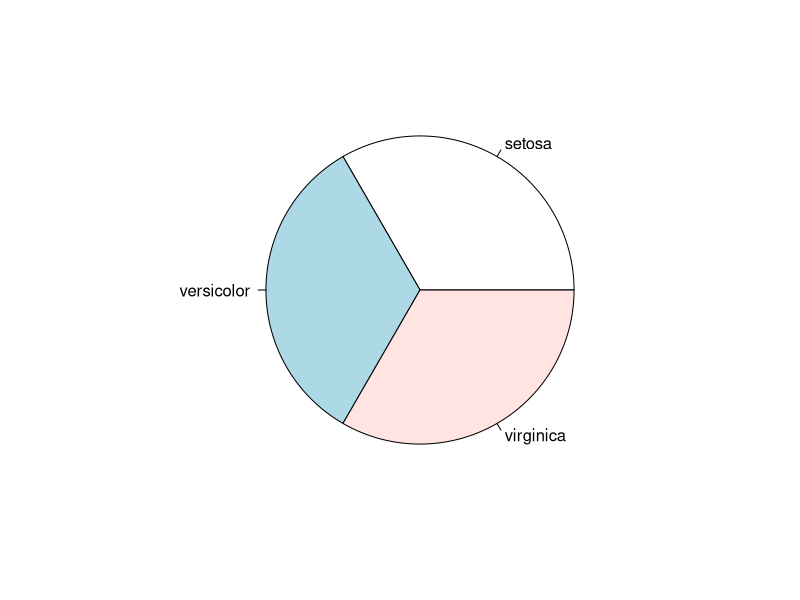
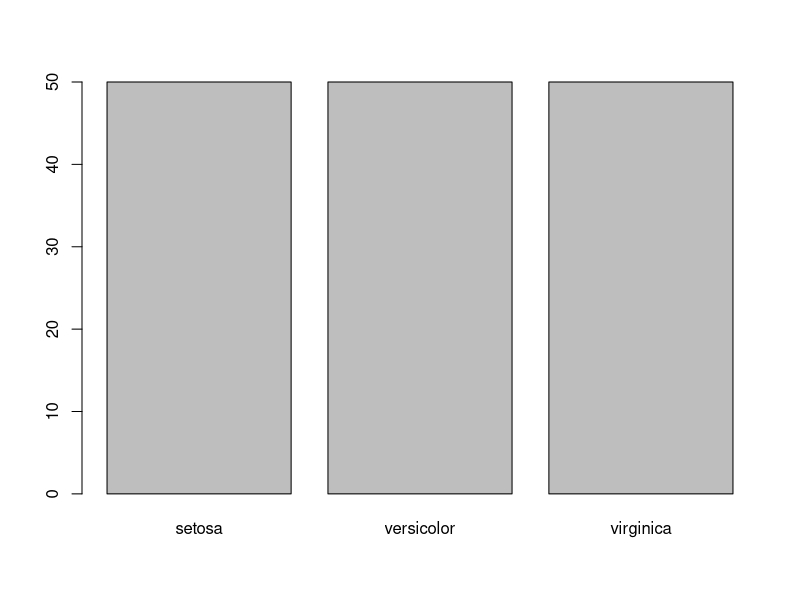
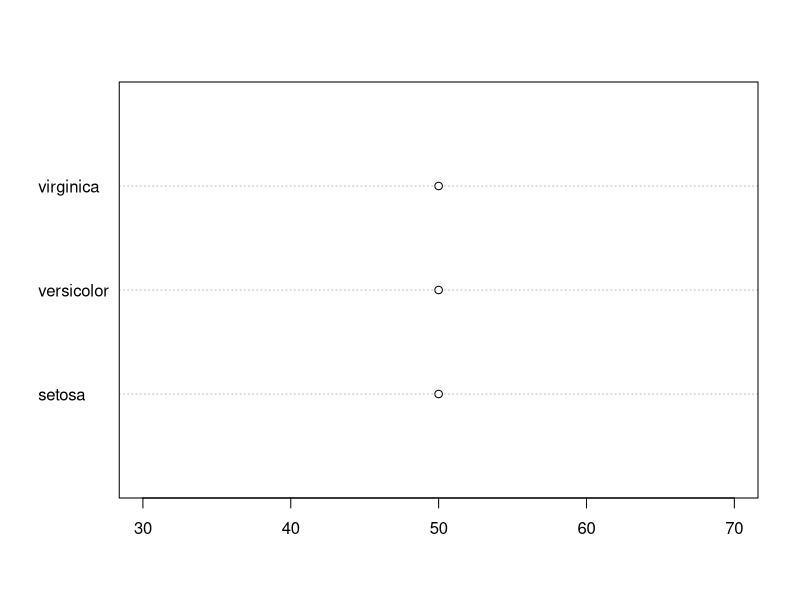
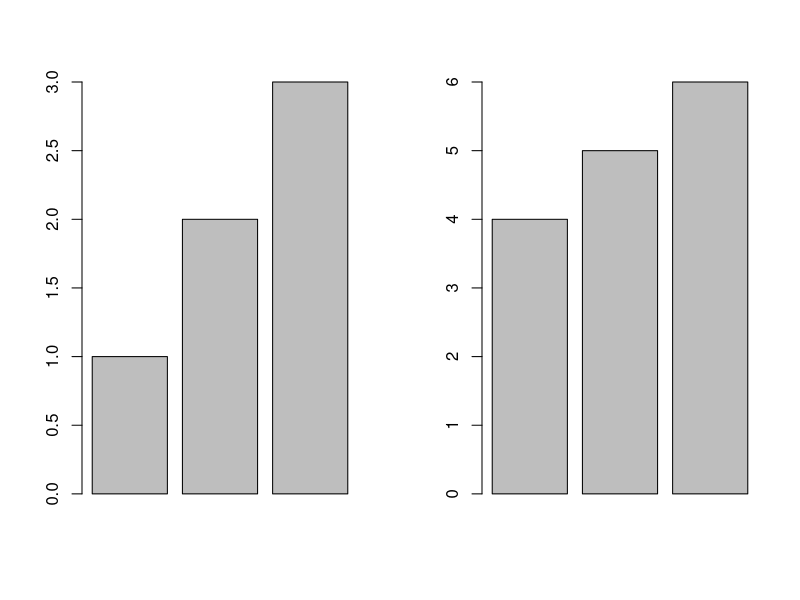
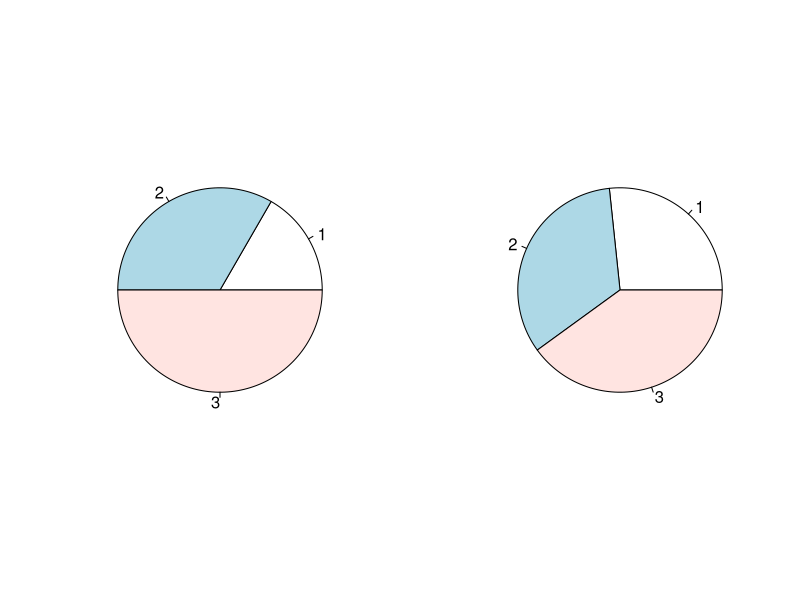
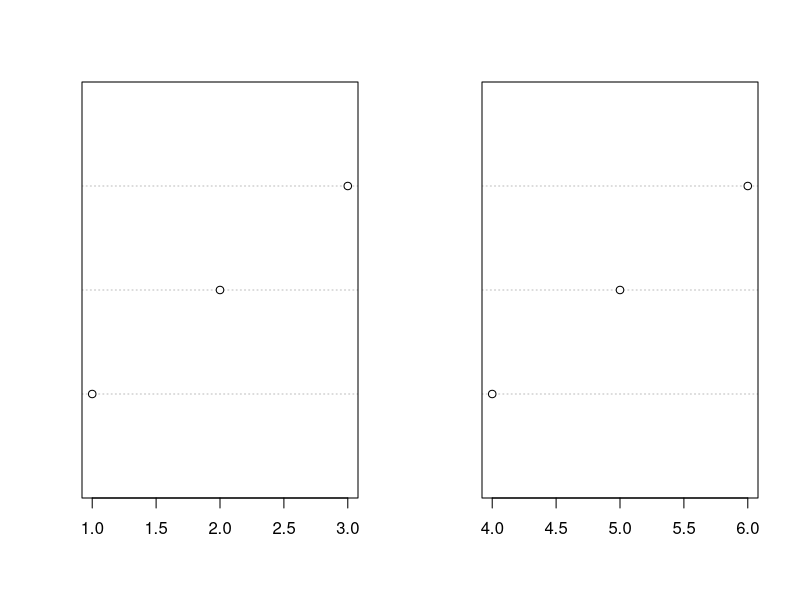
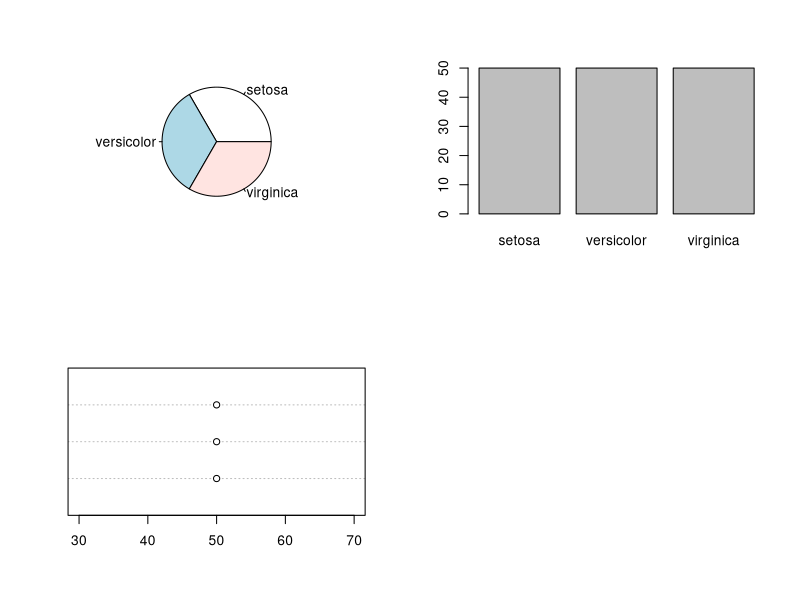
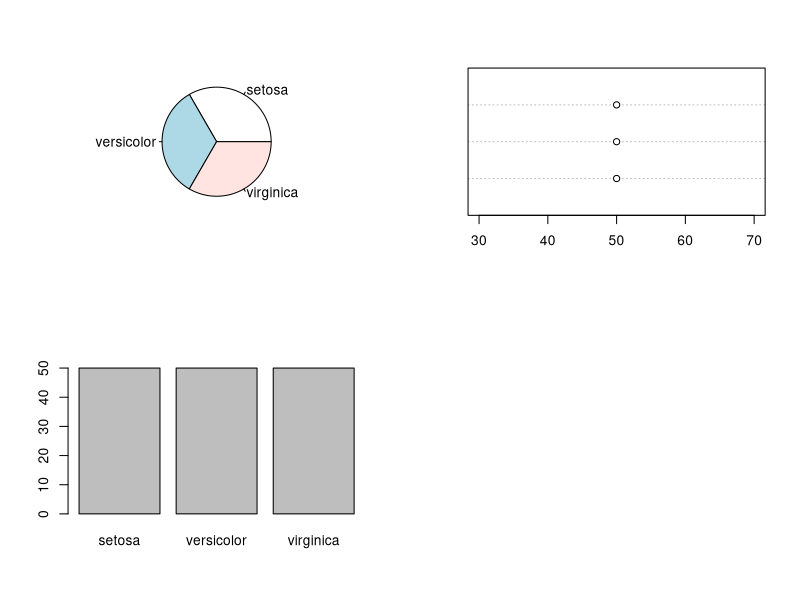

Write the R code that produced these figures, in order.
echo = TRUE 
data(iris) 
iris 
dim(iris) 
names(iris) 
iris$Species
#Permet
iris$Petal.Length
iris$Petal.Width
###################
iris$Specieste
levels(iris$Species)
table(iris$Species)
pie(table(iris$Species)) 
barplot(table(iris$Species)) 
dotchart(table(iris$Species))

#Pour le box plot on a un point blanc, qui reprensete une "anomalie" c'est a dire que on considere 
#dans un premier temps que c'etait le minimum mais lors du test de student il permet d'exlure des données (dont le point blanc)
# Le pour quoi, je sais pas ¯\(°_o)/¯ 
a<-c(1,2,3)
b<-c(4,5,6)
par(mfrow=c(2,2))
par(mfrow = c(1,2))
barplot(a)
barplot(b)
pie(a)
pie(b)
dotchart(a)
dotchart(b)
################
#par(mfrow=c(n1,nc))
par(mfrow=c(2,2))
pie(table(iris$Species))
barplot(table(iris$Species))
dotchart(as.numeric(table(iris$Species)))
#par(mfcol=c(n1,nc))
par(mfcol=c(2,2))
pie(table(iris$Species))
barplot(table(iris$Species))
dotchart(as.numeric(table(iris$Species)))
summary (iris$Petal.Length)
###########
min(iris$Petal.Length) 
max(iris$Petal.Length) 
sum(iris$Petal.Length) 
length(iris$Petal.Length) 
sum(iris$Petal.Length)/length(iris$Petal.Length) 
sort(iris$Petal.Length) 

par(mfrow = c(2, 2)) 
plot(iris$Petal.Length, iris$Petal.Width, xlab = "Longueur du petale", ylab = "Largeur du petale", main = "Nuage de 
points", pch = 20) 
plot(iris$Petal.Length[iris$Species == "setosa"], iris$Petal.Width[iris$Species =="setosa"], xlim = c(1, 6.9), ylim = 
       c(0.1, 2.5), xlab = "", ylab = "", main = "iris setosa", pch = 20) 
plot(iris$Petal.Length[iris$Species == "versicolor"], iris$Petal.Width[iris$Species =="versicolor"], xlim = c(1, 6.9), ylim 
     = c(0.1, 2.5), xlab = "", ylab = "", main = "iris versicolor", pch = 20) 
plot(iris$Petal.Length[iris$Species == "virginica"], iris$Petal.Width[iris$Species =="virginica"], xlim = c(1, 6.9), ylim = 
       c(0.1, 2.5), xlab = "", ylab = "", main = "iris virginica", pch = 20)

#nouveau tableau sans colonne Species 
new_data <- unclass(iris$Species) 
pairs(iris[1:4], main = "Les iris de Fisher -- 3 especes", pch = c(21, 25, 24)[new_data], bg = c("red", "green3", 
                                                                                                 "blue")[new_data], las = 2, gap = 0, labels = c("Longueur\nSepale", "Largeur\nSepale", 
                                                                                                                                                 "Longueur\nPetale","Largeur\nPetale")) 